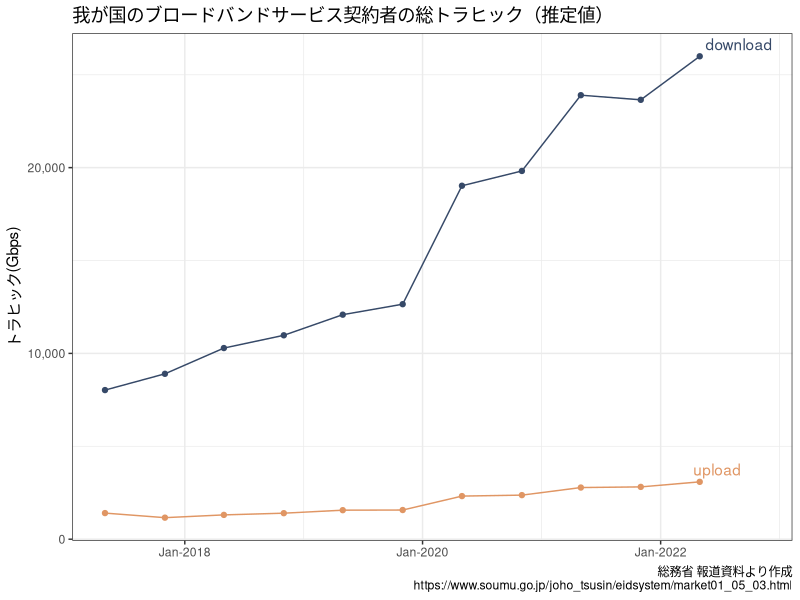
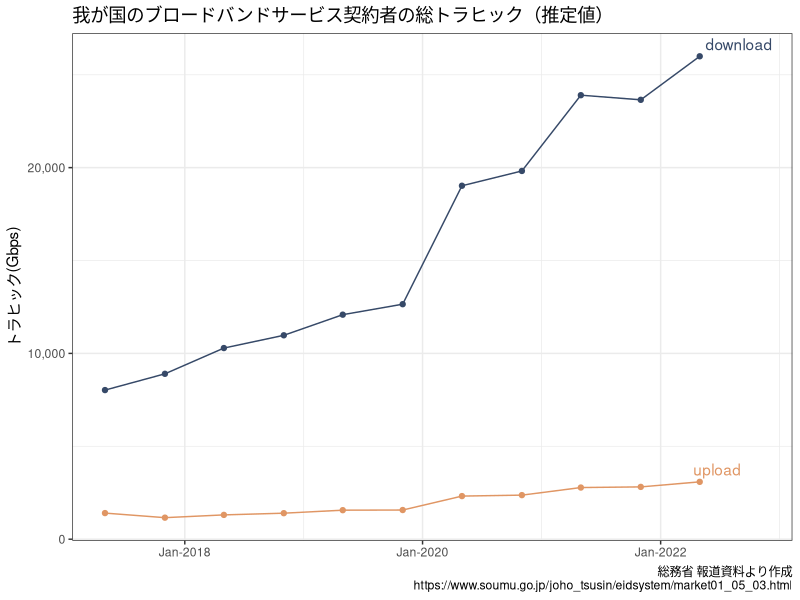

Recreate these plots in R, in order.
library(dplyr)
library(ggplot2)
library(ggrepel)
theme_set(theme_bw())
# 【総務省】我が国のインターネットにおけるトラヒックの集計・試算 -----------------------------------------
# https://www.soumu.go.jp/joho_tsusin/eidsystem/market01_05_03.html
df_traffic <- 
  tibble::tibble(
  year = rep(seq.int(2017, 2022), each = 2),
  month = rep(c(5, 11), times = 6),
  upload = c(1406, 1160, 1309, 1401, 1563, 1571, 2321, 2373, 2781, 2816, 3088, NA_real_),
  download = c(8027, 8903, 10289, 10976, 12086, 12650, 19025, 19821, 23899, 23650, 25993, NA_real_)) |> 
  tidyr::pivot_longer(cols = c(upload, download),
                      names_to = "type",
                      values_to = "traffic") |> 
  transmute(ymd = lubridate::make_date(year, month),
            type,
            traffic)

df_traffic |> 
  ggplot() +
  aes(ymd, traffic, color = type, group = type) +
  geom_point(show.legend = FALSE) +
  geom_line(show.legend = FALSE) +
  geom_text_repel(data = subset(df_traffic, ymd == "2022-05-01"),
                  aes(label = type),
                  show.legend = FALSE) +
  scale_color_manual(values = c("#364968", "#e09664")) +
  scale_x_date(date_labels = "%b-%Y") +
  scale_y_continuous(labels = scales::comma) +
  xlab(NULL) +
  ylab("トラヒック(Gbps)") +
  labs(title = "我が国のブロードバンドサービス契約者の総トラヒック（推定値）",
       caption = "総務省 報道資料より作成\nhttps://www.soumu.go.jp/joho_tsusin/eidsystem/market01_05_03.html")

ggsave(filename = here::here("images/我が国のブロードバンドサービス契約者の総トラヒック_推定量.png"), 
       last_plot(),
       width = 7,
       height = 4)


# RとRStudioのインストール --------------------------------------------------------------------
# webshot2::webshot("https://cran.r-project.org/",
#                   file = here::here("images/cran.png"))
# webshot2::webshot("https://posit.co/download/rstudio-desktop/",
#                   file = here::here("images/rstudio_install.png"),
#                   selector = "section.download-content")
# webshot2::webshot("https://github.com/topics/r",
#                   file = here::here("images/github_topics_r.png"),
#                   cliprect = "viewport")
# webshot2::webshot("https://www.nstac.go.jp/use/literacy/ssdse/",
#                   file = here::here("images/ssdse.png"),
#                   cliprect = "viewport")

